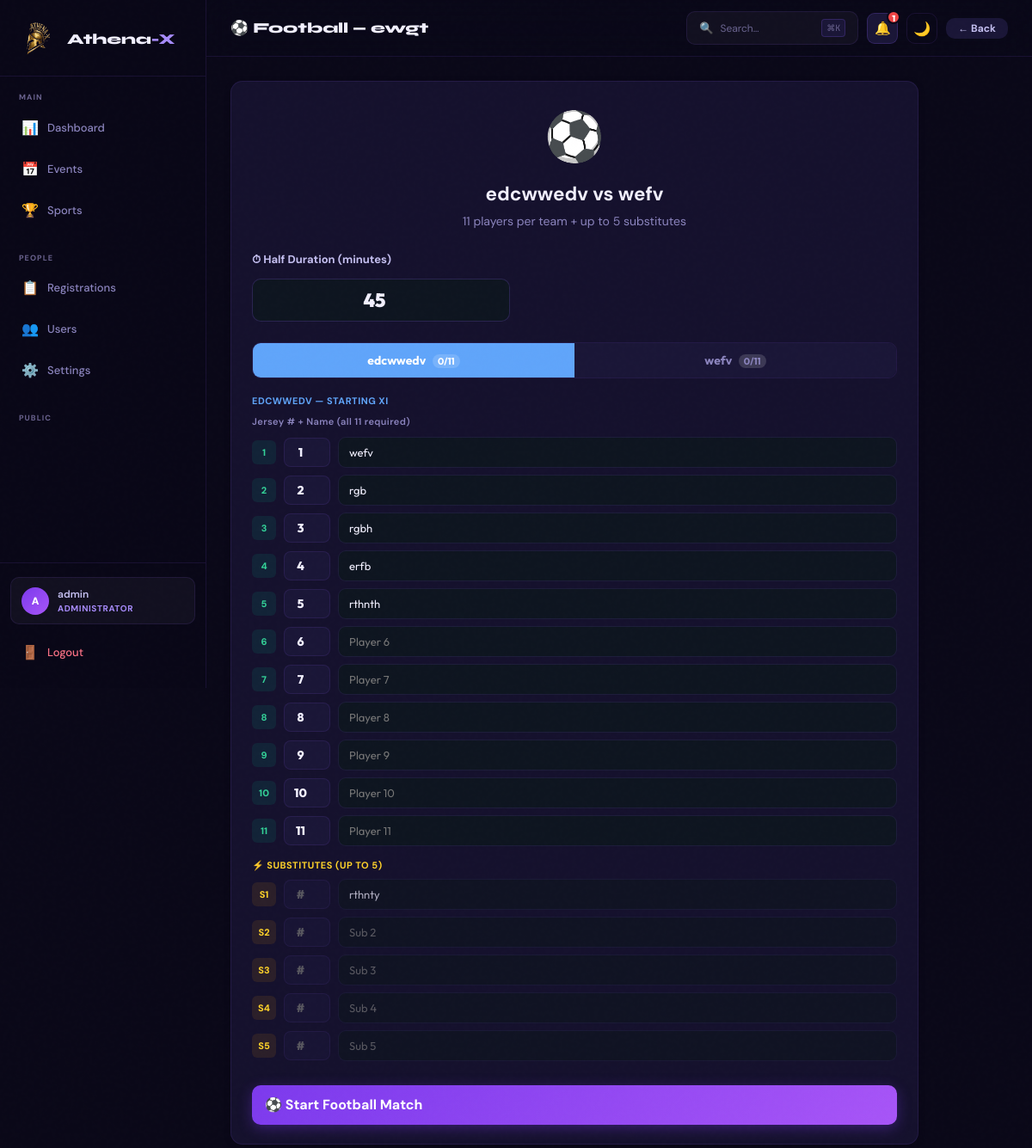
The app's page /admin/football/1 (signed in) with its own data.
### tables this page shows
CREATE TABLE events (
                id INTEGER PRIMARY KEY AUTOINCREMENT,
                sport_id INTEGER,
                title TEXT NOT NULL,
                team1 TEXT NOT NULL, team2 TEXT NOT NULL,
                venue TEXT, event_date TEXT, event_time TEXT,
                description TEXT,
                max_registrations INTEGER DEFAULT 0,
                total_overs INTEGER DEFAULT 6,
                status TEXT DEFAULT 'upcoming',
                result TEXT,
                created_at TIMESTAMP DEFAULT CURRENT_TIMESTAMP,
                FOREIGN KEY(sport_id) REFERENCES sports(id)
            );

CREATE TABLE event_players (
                id INTEGER PRIMARY KEY AUTOINCREMENT,
                event_id INTEGER,
                team TEXT,
                player_name TEXT,
                role TEXT DEFAULT 'player',
                is_sub INTEGER DEFAULT 0,
                player_order INTEGER DEFAULT 0,
                FOREIGN KEY(event_id) REFERENCES events(id)
            );

### app.py (the view)
@app.route('/admin/football/<int:eid>')
@admin_required
def admin_football_scoring(eid):
    with get_db() as conn:
        ev = conn.execute("SELECT e.*,s.name sport_name,s.icon sport_icon FROM events e LEFT JOIN sports s ON e.sport_id=s.id WHERE e.id=?",(eid,)).fetchone()
        if not ev: flash('Not found','error'); return redirect(url_for('admin_events'))
        ep = conn.execute("SELECT * FROM event_players WHERE event_id=? ORDER BY team,is_sub,player_order", (eid,)).fetchall()
    state = get_football_match_state(eid)
    preset = {
        'team1': {
            'main': [dict(p) for p in ep if p['team'] == 'team1' and not p['is_sub']],
            'subs': [dict(p) for p in ep if p['team'] == 'team1' and p['is_sub']],
        },
        'team2': {
            'main': [dict(p) for p in ep if p['team'] == 'team2' and not p['is_sub']],
            'subs': [dict(p) for p in ep if p['team'] == 'team2' and p['is_sub']],
        },
    }
    return render_template('admin/football_scoring.html', event=dict(ev), state=state, preset=preset)

### app.py (called while the page is built, shortened)
@app.after_request
def add_security_headers(resp):
    resp.headers['X-Frame-Options']        = 'SAMEORIGIN'
    resp.headers['X-Content-Type-Options'] = 'nosniff'
    resp.headers['X-XSS-Protection']       = '1; mode=block'
    resp.headers['Referrer-Policy']        = 'strict-origin-when-cross-origin'
    resp.headers['Strict-Transport-Security'] = 'max-age=31536000; includeSubDomains'
    resp.headers['Permissions-Policy']     = 'geolocation=(), microphone=(), camera=()'
    return resp

def get_db():
    conn = sqlite3.connect(DB_PATH)
    conn.row_factory = sqlite3.Row
    conn.execute("PRAGMA foreign_keys = ON")
    return conn

def is_admin(): return session.get('role') == 'admin'

def admin_required(f):
    @wraps(f)
    def dec(*a,**kw):
        if not is_admin():
            return redirect(url_for('admin_login'))
        return f(*a,**kw)
    return dec

def get_football_match_state(event_id):
    import time as _time
    with get_db() as conn:
        m = conn.execute("SELECT * FROM football_matches WHERE event_id=?",(event_id,)).fetchone()
        if not m: return None

### templates/admin/football_scoring.html (shortened to what this page needs)
{% extends "admin/base.html" %}
{% block page_title %}⚽ Football — {{ event.title }}{% endblock %}
{% block topbar_actions %}
  <a href="/admin/events/{{ event.id }}" class="btn btn-secondary btn-sm">← Back</a>
{% endblock %}
{% block content %}
<div style="max-width:980px;">
{% if not state %}
<div class="form-card" style="max-width:800px;">
  <div style="text-align:center;margin-bottom:24px;">
    <div style="font-size:56px;">⚽</div>
    <h2 style="margin:8px 0 4px;">{{ event.team1 }} vs {{ event.team2 }}</h2>
    <div style="color:var(--muted);font-size:14px;">11 players per team + up to 5 substitutes</div>
  </div>
  <form method="POST" action="/admin/football/{{ event.id }}/start" onsubmit="return fbSubmit(event)">
    <div class="form-group" style="max-width:300px;margin-bottom:24px;">
      <label style="font-weight:700;">⏱ Half Duration (minutes)</label>
      <input type="number" name="half_duration" value="45" min="1" max="90"
             style="font-size:22px;font-weight:900;text-align:center;width:100%;margin-top:6px;" required/>
    </div>
    <div class="ss-tabs" id="ft-tabs">
      <button type="button" id="ft-tab-t1" class="ss-tab active" style="--tab-color:#60a5fa;" onclick="ftTab('team1')">
        {{ event.team1 }} <span class="ss-badge" id="ft-badge-t1">0/11</span>
      </button>
      <button type="button" id="ft-tab-t2" class="ss-tab" style="--tab-color:#f97316;" onclick="ftTab('team2')">
        {{ event.team2 }} <span class="ss-badge" id="ft-badge-t2">0/11</span>
      </button>
    </div>
    <div id="ft-panel-team1">
      <div class="ss-section-label" style="color:#60a5fa;">{{ event.team1 }} — Starting XI</div>
      <div style="font-size:11px;color:var(--muted);margin-bottom:10px;font-weight:600;letter-spacing:.4px;">Jersey # + Name (all 11 required)</div>
      {% for i in range(1,12) %}
      {% set _p = preset.team1.main[i-1] if preset and preset.team1.main and (i-1) < preset.team1.main|length else None %}
      <div class="ss-row">
        <div class="ss-num ss-num-main">{{ i }}</div>
        <input type="number" name="team1_p{{ i }}_no" value="{{ _p.player_no if _p and _p.player_no else i }}" min="1" max="99"
               style="width:54px;text-align:center;font-weight:800;font-size:14px;padding:7px 4px;border-radius:8px;border:1px solid var(--border);background:var(--bg3);color:var(--text);flex-shrink:0;"
               oninput="this.value=this.value.replace(/[^0-9]/g,'');if(+this.value>99)this.value=99;if(+this.value<1&&this.value!='')this.value=1;ftCount('team1')" step="1" title="Jersey number (1–99)"/>
        <input type="text" name="team1_p{{ i }}_name" placeholder="Player {{ i }}"
               value="{{ _p.player_name if _p else '' }}"
               class="ss-inp" oninput="this.value=this.value.replace(/[^A-Za-z ]/g,'');ftCount('team1')" pattern="[A-Za-z ]+" title="Name must contain letters only"/>
      </div>
      {% endfor %}
      <div class="ss-section-label ss-sub-label">⚡ Substitutes (up to 5)</div>
      {% for i in range(1,6) %}
      {% set _s = preset.team1.subs[i-1] if preset and preset.team1.subs and (i-1) < preset.team1.subs|length else None %}
      <div class="ss-row">
        <div class="ss-num ss-num-sub">S{{ i }}</div>
        <input type="number" name="team1_sub{{ i }}_no" placeholder="#" min="1" max="99"
               value="{{ _s.player_no if _s and _s.player_no else '' }}"
               style="width:54px;text-align:center;font-weight:800;font-size:14px;padding:7px 4px;border-radius:8px;border:1px solid var(--border);background:var(--bg3);color:var(--text);flex-shrink:0;opacity:.7;" step="1" title="Jersey number (1–99)" oninput="this.value=this.value.replace(/[^0-9]/g,'');if(+this.value>99)this.value=99;"/>
        <input type="text" name="team1_sub{{ i }}_name" placeholder="Sub {{ i }}" class="ss-inp" style="opacity:.7;" pattern="[A-Za-z ]+" title="Name must contain letters only"
               value="{{ _s.player_name if _s else '' }}"
               oninput="this.value=this.value.replace(/[^A-Za-z ]/g,'')"/>
      </div>
      {% endfor %}
    </div>
    <button type="submit" class="btn btn-primary" style="width:100%;padding:15px;font-size:16px;margin-top:20px;">⚽ Start Football Match</button>
  </form>
</div>
{% endif %}
</div>
{% endblock %}

### static/css/style.css (style rules this page uses)
*, *::before, *::after { box-sizing: border-box; margin: 0; padding: 0; }
:root { --bg: #04080f; --bg2: #090f1a; --bg3: #0e1520; --bg4: #151e2d; --card: #090f1a; --card2: #0e1520; --border: rgba(0,255,160,0.07); --border2: rgba(0,255,160,0.13); --accent: #00c896; --accent-h: #00a87d; --accent2: #00ffb2; --green: #00c896; --green2: #00ffb2; --red: #ff4757; --yellow: #ffd32a; --orange: #ff9f43; --purple: #c56ef8; --pink: #ff6b9d; --cyan: #00d2d3; --text: #e8f4f0; --text2: #b8d4cc; --muted: #6b8f82; --muted2: #4a6358; --shadow: 0 1px 3px rgba(0,0,0,0.7),0 4px 24px rgba(0,0,0,0.5); --shadow-lg: 0 8px 40px rgba(0,0,0,0.8); --shadow-xl: 0 20px 60px rgba(0,0,0,0.9); --radius: 14px; --radius-sm: 9px; --radius-xs: 5px; --font: 'Outfit',-apple-system,sans-serif; --font-num: 'Rajdhani','Outfit',sans-serif; --nav-bg: rgba(4,8,15,0.93); --nav-border:rgba(0,255,160,0.08); --input-bg: #0e1520; --tr: all 0.2s cubic-bezier(0.4,0,0.2,1); --glow-blue: 0 0 20px rgba(0,200,150,0.3); --glow-green:0 0 20px rgba(0,255,178,0.3); --bg-card: #090f1a; --bg-dark: #04080f; }
html { scroll-behavior: smooth; }
html, body { min-height: 100%; background: var(--bg); color: var(--text); font-family: var(--font); font-size: 15px; line-height: 1.6; -webkit-font-smoothing: antialiased; -moz-osx-font-smoothing: grayscale; transition: background 0.3s, color 0.3s; background-image: radial-gradient(ellipse at 20% 10%, rgba(0,200,150,0.04) 0%, transparent 50%), radial-gradient(ellipse at 80% 90%, rgba(0,210,211,0.03) 0%, transparent 50%); }
a { color: var(--accent2); text-decoration: none; transition: var(--tr); }
input,select,textarea,button { font-family: var(--font); }
button { cursor: pointer; }
.btn { display:inline-flex; align-items:center; gap:8px; padding:11px 24px; border-radius:10px; font-size:14px; font-weight:600; border:none; cursor:pointer; transition:var(--tr); text-decoration:none; line-height:1; white-space:nowrap; }
.btn-primary { background: linear-gradient(135deg,var(--accent),#00a87d); color:#04080f; font-weight:700; box-shadow: 0 4px 16px rgba(0,200,150,0.3); }
.btn-secondary { background:var(--bg3); color:var(--text2); border:1px solid var(--border2); }
.btn-sm { padding:7px 14px; font-size:13px; }
.form-group { margin-bottom:18px; }
.form-group label { display:block; font-size:13px; font-weight:600; color:var(--text2); margin-bottom:8px; }
.form-card { background:var(--card); border:1px solid var(--border); border-radius:var(--radius); padding:24px; box-shadow:var(--shadow); }
.ss-tabs { display:flex;gap:0;border-radius:10px;overflow:hidden;border:1px solid var(--border);margin-bottom:18px; }
.ss-tab { flex:1;padding:11px 8px;font-size:14px;font-weight:700;border:none;cursor:pointer;background:var(--bg3);color:var(--muted);transition:var(--tr); }
.ss-tab.active { background:var(--tab-color,var(--accent));color:#fff; }
.ss-badge { font-size:11px;border-radius:8px;padding:1px 6px;margin-left:5px;background:rgba(255,255,255,.15); }
.ss-section-label { font-size:11px;font-weight:700;text-transform:uppercase;letter-spacing:.5px;margin:14px 0 7px; }
.ss-sub-label { color:var(--yellow); }
.ss-row { display:flex;align-items:center;gap:9px;margin-bottom:8px; }
.ss-num { min-width:28px;height:28px;display:flex;align-items:center;justify-content:center;border-radius:6px;font-size:11px;font-weight:800;flex-shrink:0; }
.ss-num-main { color:var(--accent2);background:rgba(0,200,150,.1); }
.ss-num-sub { color:var(--yellow);background:rgba(245,158,11,.1); }
.ss-inp { flex:1;padding:9px 12px;border-radius:9px;border:1.5px solid var(--border);background:var(--input-bg);color:var(--text);font-size:13px;outline:none;transition:var(--tr);min-width:0; }

### records on screen
events: title "ewgt", team1 "edcwwedv", team2 "wefv", team1 "EDCWWEDV"
event_players: player_name "wefv"
event_players: player_name "rgb"
event_players: player_name "rgbh"
event_players: player_name "erfb"
event_players: player_name "rthnth"
event_players: player_name "rthnty"

### other values on screen
{{ session.get('username','Admin') }} "admin"
{{ i }} "1" "2" "3" "4" "5" "6" "7" "8" "9" "10" "11"
{{ i }} "1" "2" "3" "4" "5"
